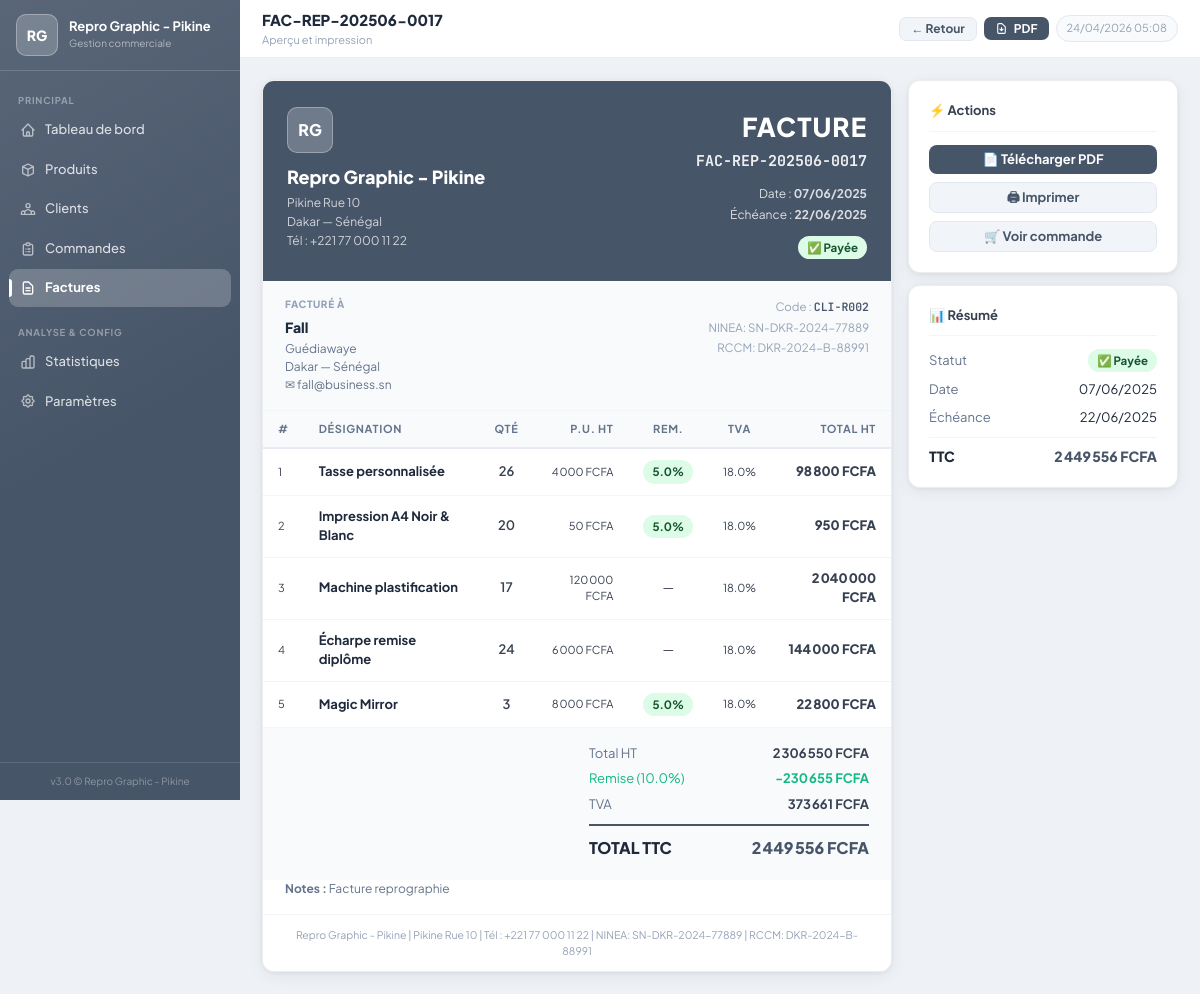
/factures/2, run on the app's committed database.
### tables this page shows
CREATE TABLE parametres (
        cle TEXT PRIMARY KEY,
        valeur TEXT
    );

CREATE TABLE factures (
        id INTEGER PRIMARY KEY AUTOINCREMENT,
        numero TEXT NOT NULL UNIQUE,
        commande_id INTEGER REFERENCES commandes(id),
        client_id INTEGER NOT NULL REFERENCES clients(id),
        date_facture TEXT DEFAULT (datetime('now')),
        date_echeance TEXT,
        statut TEXT DEFAULT 'non_payee',
        notes TEXT,
        created_at TEXT DEFAULT (datetime('now'))
    );

CREATE TABLE clients (
        id INTEGER PRIMARY KEY AUTOINCREMENT,
        code TEXT NOT NULL UNIQUE,
        nom TEXT NOT NULL,
        prenom TEXT,
        email TEXT,
        telephone TEXT,
        adresse TEXT,
        ville TEXT,
        pays TEXT DEFAULT 'Sénégal',
        type_client TEXT DEFAULT 'particulier',
        remise REAL DEFAULT 0,
        actif INTEGER DEFAULT 1,
        created_at TEXT DEFAULT (datetime('now'))
    );

CREATE TABLE lignes_commande (
        id INTEGER PRIMARY KEY AUTOINCREMENT,
        commande_id INTEGER NOT NULL REFERENCES commandes(id) ON DELETE CASCADE,
        produit_id INTEGER NOT NULL REFERENCES produits(id),
        quantite INTEGER NOT NULL DEFAULT 1,
        prix_unitaire REAL NOT NULL,
        remise REAL DEFAULT 0,
        tva REAL DEFAULT 18
    );

CREATE TABLE produits (
        id INTEGER PRIMARY KEY AUTOINCREMENT,
        reference TEXT NOT NULL UNIQUE,
        nom TEXT NOT NULL,
        description TEXT,
        categorie_id INTEGER REFERENCES categories(id),
        prix_achat REAL DEFAULT 0,
        prix_vente REAL NOT NULL,
        tva REAL DEFAULT 18,
        stock INTEGER DEFAULT 0,
        stock_min INTEGER DEFAULT 5,
        unite TEXT DEFAULT 'unité',
        actif INTEGER DEFAULT 1,
        created_at TEXT DEFAULT (datetime('now'))
    );

CREATE TABLE commandes (
        id INTEGER PRIMARY KEY AUTOINCREMENT,
        numero TEXT NOT NULL UNIQUE,
        client_id INTEGER NOT NULL REFERENCES clients(id),
        date_commande TEXT DEFAULT (datetime('now')),
        date_livraison TEXT,
        statut TEXT DEFAULT 'en_attente',
        remise_globale REAL DEFAULT 0,
        notes TEXT,
        created_at TEXT DEFAULT (datetime('now'))
    );

### app.py (the view)
@app.route('/factures/<int:id>')
def voir_facture(id):
    db = get_db()
    facture = db.execute("""SELECT f.*, c.nom as client_nom, c.email as client_email, c.telephone as client_tel,
               c.adresse as client_adresse, c.ville as client_ville, c.pays as client_pays, c.code as client_code
        FROM factures f JOIN clients c ON c.id=f.client_id WHERE f.id=?""", (id,)).fetchone()
    if not facture: flash('Facture introuvable.','danger'); return redirect(url_for('factures'))
    totaux = commande_totaux(facture['commande_id']) if facture['commande_id'] \
             else {'ht':0,'ht_net':0,'tva':0,'ttc':0,'lignes':[],'remise_globale':0,'remise_montant':0}
    return render_template('facture_detail.html', facture=facture, totaux=totaux, params=get_all_params())

### templates/facture_detail.html (shortened to what this page needs)
{% extends 'base.html' %}
{% block page_title %}{{ facture.numero }}{% endblock %}
{% block page_subtitle %}Aperçu et impression{% endblock %}
{% block header_actions %}
<a href="/factures" class="btn btn-s btn-sm">← Retour</a>
<a href="/factures/{{ facture.id }}/pdf" target="_blank" class="btn btn-p btn-sm">
  <svg width="13" height="13" fill="none" stroke="currentColor" viewBox="0 0 24 24" stroke-width="2"><path stroke-linecap="round" stroke-linejoin="round" d="M12 10v6m0 0l-3-3m3 3l3-3m2 8H7a2 2 0 01-2-2V5a2 2 0 012-2h5.586a1 1 0 01.707.293l5.414 5.414a1 1 0 01.293.707V19a2 2 0 01-2 2z"/></svg>
  PDF
</a>
{% endblock %}
{% block content %}
{% set devise = params.get('devise','FCFA') %}
<div style="display:grid;grid-template-columns:1fr 270px;gap:16px;align-items:start" class="mob-stack">
  <div style="background:#fff;border-radius:var(--r);border:1px solid rgba(0,0,0,.07);overflow:hidden;box-shadow:var(--sh)">
    <div style="background:var(--p);padding:26px 24px 22px;color:#fff">
      <div style="display:flex;align-items:flex-start;justify-content:space-between;gap:16px;flex-wrap:wrap">
        <div>
          <div style="width:46px;height:46px;border-radius:10px;background:rgba(255,255,255,.22);border:1.5px solid rgba(255,255,255,.3);display:flex;align-items:center;justify-content:center;font-size:16px;font-weight:800;margin-bottom:10px">
            {% if logo_url %}<img src="{{ logo_url }}" alt="Logo" style="width:100%;height:100%;object-fit:contain;padding:4px;">{% else %}{{ params.get('logo_text','MB') }}{% endif %}
          </div>
          <div style="font-size:18px;font-weight:800;margin-bottom:3px">{{ params.get('boutique_nom','Ma Boutique') }}</div>
          <div style="font-size:12px;opacity:.75;line-height:1.6">
            {{ params.get('boutique_adresse','') }}<br>
            {{ params.get('boutique_ville','') }}{% if params.get('boutique_pays') %} — {{ params.get('boutique_pays','') }}{% endif %}<br>
            Tél : {{ params.get('boutique_telephone','') }}
          </div>
        </div>
        <div style="text-align:right">
          <div style="font-size:26px;font-weight:900;letter-spacing:1px;margin-bottom:4px">FACTURE</div>
          <div style="font-family:'JetBrains Mono',monospace;font-size:15px;font-weight:700;opacity:.9;margin-bottom:10px">{{ facture.numero }}</div>
          <div style="font-size:12px;opacity:.80;line-height:1.8">
            Date : <strong style="color:#fff">{{ facture.date_facture | fmt_date }}</strong><br>
            Échéance : <strong style="color:#fff">{{ facture.date_echeance | fmt_date or '—' }}</strong>
          </div>
          <div style="margin-top:8px">{{ facture.statut | statut_badge | safe }}</div>
        </div>
      </div>
    </div>
    <div style="display:flex;justify-content:space-between;align-items:flex-start;padding:16px 22px;background:#f8fafc;border-bottom:1px solid #f1f5f9;flex-wrap:wrap;gap:12px">
      <div>
        <div style="font-size:10px;font-weight:750;text-transform:uppercase;letter-spacing:.06em;color:#94a3b8;margin-bottom:5px">Facturé à</div>
        <div style="font-size:14px;font-weight:750;color:#1e293b;margin-bottom:2px">{{ facture.client_nom }}</div>
        {% if facture.client_adresse %}<div style="font-size:12px;color:#64748b">{{ facture.client_adresse }}</div>{% endif %}
        {% if facture.client_ville %}<div style="font-size:12px;color:#64748b">{{ facture.client_ville }}{% if facture.client_pays %} — {{ facture.client_pays }}{% endif %}</div>{% endif %}
        {% if facture.client_email %}<div style="font-size:12px;color:#64748b">✉ {{ facture.client_email }}</div>{% endif %}
      </div>
      <div style="text-align:right;font-size:11.5px;color:#94a3b8;line-height:1.8">
        <div>Code : <span style="font-family:'JetBrains Mono',monospace;font-weight:600;color:#475569">{{ facture.client_code }}</span></div>
        <div>{{ params.get('boutique_ninea','') }}</div>
        <div>{{ params.get('boutique_rccm','') }}</div>
      </div>
    </div>
    <div class="twrap">
      <table class="dtable">
        <thead><tr>
          <th>#</th><th>Désignation</th>
          <th class="tc">Qté</th>
          <th class="tr">P.U. HT</th>
          <th class="tc mob-hide">Rem.</th>
          <th class="tc mob-hide">TVA</th>
          <th class="tr">Total HT</th>
        </tr></thead>
        <tbody>
        {% for l in totaux.lignes %}
        {% set ht_l = l.quantite * l.prix_unitaire * (1 - l.remise/100) %}
        <tr>
          <td class="sub-t">{{ loop.index }}</td>
          <td style="font-weight:650;color:#1e293b">{{ l.produit_nom }}</td>
          <td class="tc" style="font-weight:600">{{ l.quantite }}</td>
          <td class="tr sub-t">{{ l.prix_unitaire | fmt_currency(devise) }}</td>
          <td class="tc mob-hide">{% if l.remise>0 %}<span class="badge bg-g">{{ l.remise }}%</span>{% else %}—{% endif %}</td>
          <td class="tc mob-hide sub-t">{{ l.tva }}%</td>
          <td class="tr" style="font-weight:750">{{ ht_l | fmt_currency(devise) }}</td>
        </tr>
        {% endfor %}
        </tbody>
      </table>
    </div>
    <div style="padding:16px 22px 20px;background:#f8fafc;border-top:1px solid #f1f5f9">
      <div style="margin-left:auto;max-width:280px">
        <div style="display:flex;justify-content:space-between;font-size:13px;color:#64748b;margin-bottom:6px">
          <span>Total HT</span><span style="font-weight:650;color:#374151">{{ totaux.ht | fmt_currency(devise) }}</span>
        </div>
        {% if totaux.remise_globale > 0 %}
        <div style="display:flex;justify-content:space-between;font-size:13px;color:#10b981;margin-bottom:6px">
          <span>Remise ({{ totaux.remise_globale }}%)</span>
          <span style="font-weight:650">-{{ (totaux.ht*totaux.remise_globale/100) | fmt_currency(devise) }}</span>
        </div>
        {% endif %}
        <div style="display:flex;justify-content:space-between;font-size:13px;color:#64748b;margin-bottom:10px">
          <span>TVA</span><span style="font-weight:650;color:#374151">{{ totaux.tva | fmt_currency(devise) }}</span>
        </div>
        <div style="display:flex;justify-content:space-between;font-size:16px;font-weight:800;padding-top:10px;border-top:2px solid var(--p)">
          <span>TOTAL TTC</span>
          <span style="color:var(--p)">{{ totaux.ttc | fmt_currency(devise) }}</span>
        </div>
      </div>
    </div>
    {% if facture.notes %}
    <div style="padding:0 22px 16px;font-size:12px;color:#64748b"><strong>Notes :</strong> {{ facture.notes }}</div>
    {% endif %}
    <div style="padding:12px 22px;border-top:1px solid #f1f5f9;text-align:center;font-size:10.5px;color:#94a3b8">
      {{ params.get('boutique_nom','') }} | {{ params.get('boutique_adresse','') }} |
      Tél : {{ params.get('boutique_telephone','') }} |
      {{ params.get('boutique_ninea','') }} | {{ params.get('boutique_rccm','') }}
    </div>
  </div>
  <div style="display:flex;flex-direction:column;gap:12px">
    <div class="card">
      <div class="sect-t">⚡ Actions</div>
      <div style="display:flex;flex-direction:column;gap:8px">
        <a href="/factures/{{ facture.id }}/pdf" target="_blank" class="btn btn-p btn-blk">📄 Télécharger PDF</a>
        <button onclick="window.print()" class="btn btn-s btn-blk">🖨 Imprimer</button>
        {% if facture.commande_id %}
        <a href="/commandes/{{ facture.commande_id }}" class="btn btn-s btn-blk">🛒 Voir commande</a>
        {% endif %}
      </div>
    </div>
    <div class="card">
      <div class="sect-t">📊 Résumé</div>
      <dl style="display:flex;flex-direction:column;gap:8px;font-size:13px">
        <div style="display:flex;justify-content:space-between;align-items:center">
          <dt style="color:#64748b">Statut</dt><dd>{{ facture.statut | statut_badge | safe }}</dd>
        </div>
        <div style="display:flex;justify-content:space-between">
          <dt style="color:#64748b">Date</dt><dd>{{ facture.date_facture | fmt_date }}</dd>
        </div>
        <div style="display:flex;justify-content:space-between">
          <dt style="color:#64748b">Échéance</dt>
          <dd style="{% if facture.statut=='non_payee' %}color:#dc2626;font-weight:700{% endif %}">{{ facture.date_echeance | fmt_date or '—' }}</dd>
        </div>
        <div style="display:flex;justify-content:space-between;font-weight:800;font-size:14px;border-top:1px solid #f1f5f9;padding-top:8px;margin-top:2px">
          <dt>TTC</dt><dd style="color:var(--p)">{{ totaux.ttc | fmt_currency(devise) }}</dd>
        </div>
      </dl>
    </div>
  </div>
</div>
{% endblock %}

### templates/base.html (shortened to what this page needs)
<!DOCTYPE html>
<html lang="fr">
<head>
<script src="https://cdn.tailwindcss.com"></script>
</head>
<body>
<aside class="sb" id="sb">
  <div class="sb-brand">
    <div class="sb-logo">
      {% if logo_url %}
        <img src="{{ logo_url }}" alt="Logo">
      {% else %}
        {{ params.get('logo_text','MB') }}
      {% endif %}
    </div>
    <div style="overflow:hidden">
      <div class="sb-name">{{ params.get('boutique_nom','Ma Boutique') }}</div>
      <div class="sb-sub">Gestion commerciale</div>
    </div>
  </div>
  <nav class="sb-nav">
    <div class="nav-sep">Principal</div>
    <a href="/" class="nl {% if request.path=='/' %}on{% endif %}">
      <svg class="w-4 h-4" fill="none" stroke="currentColor" viewBox="0 0 24 24" stroke-width="2"><path stroke-linecap="round" stroke-linejoin="round" d="M3 12l2-2m0 0l7-7 7 7M5 10v10a1 1 0 001 1h3m10-11l2 2m-2-2v10a1 1 0 01-1 1h-3m-6 0a1 1 0 001-1v-4a1 1 0 011-1h2a1 1 0 011 1v4a1 1 0 001 1m-6 0h6"/></svg>
      Tableau de bord
    </a>
    <a href="/produits" class="nl {% if '/produits' in request.path %}on{% endif %}">
      <svg class="w-4 h-4" fill="none" stroke="currentColor" viewBox="0 0 24 24" stroke-width="2"><path stroke-linecap="round" stroke-linejoin="round" d="M20 7l-8-4-8 4m16 0l-8 4m8-4v10l-8 4m0-10L4 7m8 4v10M4 7v10l8 4"/></svg>
      Produits
    </a>
    <a href="/clients" class="nl {% if '/clients' in request.path %}on{% endif %}">
      Clients
    </a>
    <a href="/commandes" class="nl {% if '/commandes' in request.path %}on{% endif %}">
      <svg class="w-4 h-4" fill="none" stroke="currentColor" viewBox="0 0 24 24" stroke-width="2"><path stroke-linecap="round" stroke-linejoin="round" d="M9 5H7a2 2 0 00-2 2v12a2 2 0 002 2h10a2 2 0 002-2V7a2 2 0 00-2-2h-2M9 5a2 2 0 002 2h2a2 2 0 002-2M9 5a2 2 0 012-2h2a2 2 0 012 2m-3 7h3m-3 4h3m-6-4h.01M9 16h.01"/></svg>
      Commandes
    </a>
    <a href="/factures" class="nl {% if '/factures' in request.path %}on{% endif %}">
      <svg class="w-4 h-4" fill="none" stroke="currentColor" viewBox="0 0 24 24" stroke-width="2"><path stroke-linecap="round" stroke-linejoin="round" d="M9 12h6m-6 4h6m2 5H7a2 2 0 01-2-2V5a2 2 0 012-2h5.586a1 1 0 01.707.293l5.414 5.414a1 1 0 01.293.707V19a2 2 0 01-2 2z"/></svg>
      Factures
    </a>
    <div class="nav-sep" style="margin-top:6px">Analyse &amp; Config</div>
    <a href="/statistiques" class="nl {% if '/statistiques' in request.path %}on{% endif %}">
      Statistiques
    </a>
    <a href="/parametres" class="nl {% if '/parametres' in request.path %}on{% endif %}">
      Paramètres
    </a>
  </nav>
  <div class="sb-foot">v3.0 &copy; {{ params.get('boutique_nom','') }}</div>
</aside>
<div class="mw" id="mw">
  <header class="tb">
    <div class="tb-left">
      <div style="overflow:hidden">
        <div class="tb-title">{% block page_title %}{% endblock %}</div>
        <div class="tb-sub">{% block page_subtitle %}{% endblock %}</div>
      </div>
    </div>
    <div class="tb-right">
      {% block header_actions %}{% endblock %}
      <span class="tb-clock">{{ now }}</span>
    </div>
  </header>
  <main class="pc">{% block content %}{% endblock %}</main>
</div>
</body>
</html>

### data on the page
parametres: get "RG"
parametres: get "Repro Graphic - Pikine"
factures: numero "FAC-REP-202506-0017", date_facture|fmt_date "07/06/2025", date_echeance|fmt_date "22/06/2025", statut|statut_badge "✅ Payée", notes "Facture reprographie"
parametres: get "Pikine Rue 10"
parametres: get "Dakar"
parametres: get "Sénégal"
parametres: get "+221 77 000 11 22"
clients: client_nom "Fall", client_adresse "Guédiawaye", client_ville "Dakar", client_pays "Sénégal", client_email "fall@business.sn", client_code "CLI-R002"
parametres: get "NINEA: SN-DKR-2024-77889"
parametres: get "RCCM: DKR-2024-B-88991"
lignes_commande: produit_nom "Tasse personnalisée", quantite "26", prix_unitaire|fmt_currency "4 000 FCFA", remise "5.0", tva "18.0"
parametres: valeur "98 800 FCFA", valeur "950 FCFA", valeur "2 040 000 FCFA", valeur "144 000 FCFA", valeur "22 800 FCFA", ht|fmt_currency "2 306 550 FCFA", tva|fmt_currency "373 661 FCFA", ttc|fmt_currency "2 449 556 FCFA"
lignes_commande: produit_nom "Impression A4 Noir & Blanc", quantite "20", prix_unitaire|fmt_currency "50 FCFA", remise "5.0", tva "18.0"
lignes_commande: produit_nom "Machine plastification", quantite "17", prix_unitaire|fmt_currency "120 000 FCFA", tva "18.0"
lignes_commande: produit_nom "Écharpe remise diplôme", quantite "24", prix_unitaire|fmt_currency "6 000 FCFA", tva "18.0"
lignes_commande: produit_nom "Magic Mirror", quantite "3", prix_unitaire|fmt_currency "8 000 FCFA", remise "5.0", tva "18.0"
commandes: remise_globale "10.0", (totaux.ht*totaux.remise_globale/100)|fmt_currency(devise) "230 655 FCFA"
